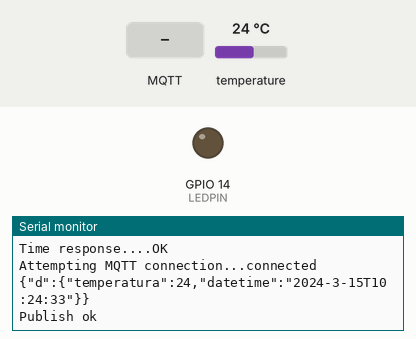
This program was run on a simulated ESP8266 (NodeMCU). Shown: output pins drawn as LEDs (lit = HIGH), the last lines printed to the serial monitor. The test bench sets the inputs (shaded band); at power-on: temperature 24 °C. WiFi joins after 1.5 s; servers stay silent unless stated; the local clock reads 2024-03-15 10:24:30 at power-on unless the program sets it; no MQTT or app messages arrive unless stated.

Above: at 4.2 s.
4.3 s: MQTT message "1" arrives on the first subscribed topic
At 4.9 s:
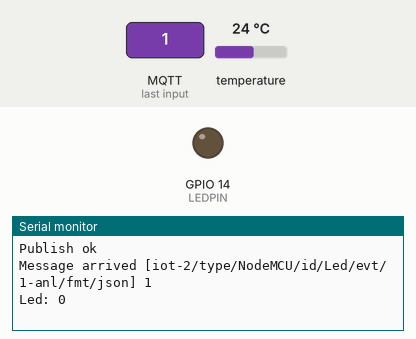
5.8 s: MQTT message "on" arrives on the first subscribed topic
At 6.8 s:
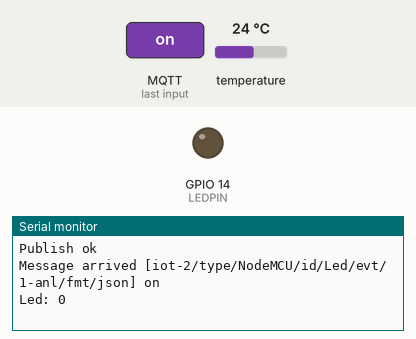
7.3 s: MQTT message "off" arrives on the first subscribed topic
At 8.1 s:
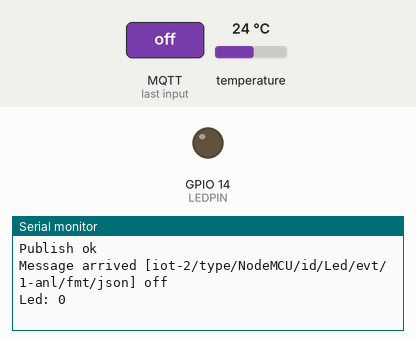

Measured:
- after the input at 4.3 s, the serial monitor: prints a new line at once (image 1)
- after the input at 5.8 s, the serial monitor: prints a new line at once (image 2)
- after the input at 7.3 s, the serial monitor: prints a new line at once (image 3)

The program:

main.cpp
```cpp
#include <arduino.h>
#include <esp8266wifi.h>

#include <PubSubClient.h>                          // Envio por MQTT

#include <Adafruit_Sensor.h>                       // Biblioteca DHT Sensor Adafruit
#include <DHT.h>
#include <DHT_U.h>

#include <ArduinoJson.h>                          // Criar o JSon para envio
#include <time.h>                                 // Enviar a Hora com o Payload

const char* ssid     = "HOME";
const char* password = "12345678";

#define DHTTYPE DHT11                           // Sensor DHT11
#define DHTPIN 4                                // Pino D1
DHT_Unified dht(DHTPIN, DHTTYPE);               // configurando o Sensor DHT - pino e tipo

#define LEDPIN 14                               // Pino D5 (Recebimento de Mensagens)

float temperatura = 0;                          // Variável que armazena o valor da temperatura
int wifiStatus;

int timezone = -3 * 3600;                     // Definição da TimeZone
int dst = 0;                                  //

unsigned long previousMillis = 0;             // Variáveis para intervalo de tempo
const long interval = 2000;                   // intervalo

//**************************************

//__ Configurações para o IBM Watson

//**************************************

//__ Informações do dispositivo

#define DEVICE_TYPE  "NodeMCU"
#define DEVICE_ID    "Temperatura"

// Variáves para Inscrição de Tópico

#define DEVICE_ID_IN    "Led"                                                              // Id do tópico de entrada
char topicIn[]    = "iot-2/type/" DEVICE_TYPE "/id/" DEVICE_ID_IN "/evt/1-anl/fmt/json";   // Tópico de entrada

//__ Informações da conexão com o servidor

#define ORG     "kh6pjf"

//__ Dados da API

char authMeth[] = "a-kh6pjf-4cgid85ysw";
#define TOKEN   "i-D1Dpto0t+g5wzV+H"

//__ Variáveis de conexão com o servidor (Não customizaveis)

char host[]   = ORG ".messaging.internetofthings.ibmcloud.com";
char topic[]    = "iot-2/type/" DEVICE_TYPE "/id/" DEVICE_ID "/evt/1-anl/fmt/json";
char token[]    = TOKEN;
char clientId[] = "a:" ORG ":" DEVICE_ID;

//__ Inicia WiFi

WiFiClient wifiClient;
PubSubClient client(host, 1883, NULL, wifiClient);

DynamicJsonDocument doc(1024);                    // Variável para Converter o Json recebido


// Método que atua no valor recebido pelo tópico de entrada
void checkLed(int val){

  Serial.print("Led: ");
  Serial.println(val);

  if (val == 1){
    digitalWrite(LEDPIN, HIGH);
  } else if( val == 0 ){
    digitalWrite(LEDPIN, LOW);
  }

}

// Função que é chamada quando é recebida mensagem no tópico inscrito
void callback(char* topicIn, byte* payload, unsigned int length) {

  Serial.print("Message arrived [");
  Serial.print(topicIn);
  Serial.print("] ");
  for (int i=0;i<length;i++) {
    Serial.print((char)payload[i]);
  }
  Serial.println();

  deserializeJson(doc, payload);

  int ledValue = doc["d"]["led"];

  checkLed(ledValue);

}

// Cálculo da Data Atual
String dataAtual(){
  time_t now = time(nullptr);
  struct tm* p_tm = localtime(&now);
  String Ano      =  String((p_tm->tm_year + 1900));
  String Mes      =  String((p_tm->tm_mon + 1));
  String Dia      =  String((p_tm->tm_mday));
  String Hora     =  String((p_tm->tm_hour));
  String Minuto   =  String((p_tm->tm_min));
  String Segundo;

  if ((p_tm->tm_sec) < 10)  Segundo = Segundo + "0";


  Segundo  =  Segundo + String((p_tm->tm_sec));


  String datetime = Ano + "-" + Mes + "-" + Dia + "T"
                + Hora + ":" + Minuto + ":" + Segundo;

  return datetime;

}

// Preparar o payload para o envio de dados
String preparePayload (float data){

  DynamicJsonDocument doc(1024);
  doc["d"]["temperatura"]  = data;
  doc["d"]["datetime"] = dataAtual();
  String payload;
  serializeJson(doc, payload);
  return payload;

}


void reconnect() {
  // Loop until we're reconnected
  while (!client.connected()) {
    Serial.print("Attempting MQTT connection...");
    // Attempt to connect
    if (client.connect(clientId, authMeth, token)) {
      Serial.println("connected");
      // ... and resubscribe
      client.subscribe(topicIn);
    } else {
      Serial.print("failed, rc=");
      Serial.print(client.state());
      Serial.println(" try again in 2 seconds");
      // Wait 2 seconds before retrying
      delay(2000);
    }
  }
}


void setup() {

 pinMode(LEDPIN, OUTPUT);

  //__ Inicializa a serial

  Serial.begin(9600);
  Serial.println();
  Serial.print("Conectando-se na rede ");
  Serial.print(ssid);

  //__ Conecta-se na rede WIFI

  WiFi.begin(ssid, password);
  while (WiFi.status() != WL_CONNECTED) {
    delay(500);
    Serial.print(".");
  }
  Serial.println("");

  Serial.print("Conectado, endereço de IP: ");
  Serial.println(WiFi.localIP());

  // Configuração da Data

  configTime(timezone, dst, "pool.ntp.org","time.nist.gov");
  Serial.println("\nWaiting for Internet time");

  while(!time(nullptr)){
     Serial.print("*");
     delay(1000);
  }
  Serial.println("\nTime response....OK");


  //inicia DHT

  dht.begin();

  // Define função callback
  client.setCallback(callback);

  // Allow the hardware to sort itself out
  delay(1500);


}

//__ Envia os dados para a cloud


void enviaDado(float dado){

  String payload = preparePayload(dado);
  Serial.println(payload);

 //__ Envia o dado

  if (client.publish(topic, (char*) payload.c_str())) {
    Serial.println("Publish ok");
  } else {
    Serial.println("Publish failed");
  }

}


void loop() {

  unsigned long currentMillis = millis();
  if (!client.connected()) {
    reconnect();
  }

  client.loop();

  //__ Le Sensores
  //temperatura = LeTemperatura();

  sensors_event_t event;                        // inicializa o evento da Temperatura
  dht.temperature().getEvent(&event);           // faz a leitura da Temperatura
  if (isnan(event.temperature))                 // se algum erro na leitura
  {
    Serial.println("Erro na leitura da Temperatura!");
  }

 else
  {
   temperatura =  event.temperature;

   //__ Envia um dado para a cloud

  if (currentMillis - previousMillis >= interval) {
    previousMillis = currentMillis;
    enviaDado(temperatura);
  }

  }

}
```
